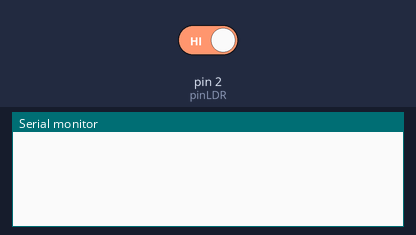
The sketch below on a simulated Arduino Uno, built with avr-gcc and run on an emulated ATmega328P. On the bench: the last lines printed to the serial monitor. The test bench sets the inputs (shaded band); at power-on: pin 2 (pinLDR) HIGH.

Above: at 1.2 s.
1.3 s: pin 2 (pinLDR) driven LOW
At 2.5 s:
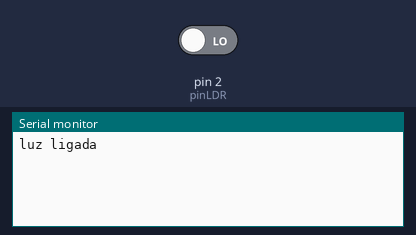
2.8 s: pin 2 (pinLDR) driven HIGH
At 3.8 s:
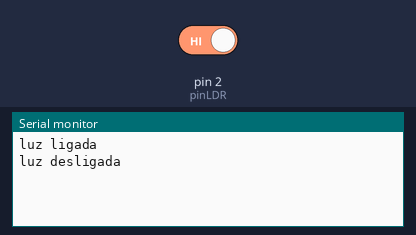

Measured:
- after the input at 1.3 s, the serial monitor: prints a new line at once (image 1)
- after the input at 2.8 s, the serial monitor: prints a new line at once (image 2)

The sketch:

LDR.ino
```cpp
#define pinLDR 2 //Define o pino 2

//0 define que o sensor detectou luminosidade
//1 define que o sensor não detectou luminosidade

void setup() {
  pinMode(pinLDR, INPUT);
  Serial.begin(9600);

  attachInterrupt(digitalPinToInterrupt(pinLDR), ldr, CHANGE); //Interrupção "mudança" no pinLDR, vai ativar a função ldr.
}

void loop() {
}

void ldr() {
  int luz = digitalRead(pinLDR); //salva o valor lido na variável
  //Serial.println(luz);
  if (luz == 0) {
     Serial.println("luz ligada");
  }
  else{
     Serial.println("luz desligada");
  }
}
```
